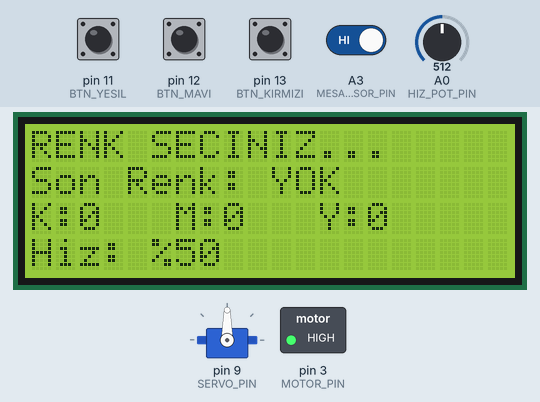
The sketch below on a simulated Arduino Uno, built with avr-gcc and run on an emulated ATmega328P. Shown: servo, 20×4 character LCD, switched loads named in the sketch (green lamp = pin HIGH). The inputs (shaded band) are chosen by the test bench; at power-on: A3 (MESAFE_SENSOR_PIN), pin 11 (BTN_YESIL), pin 12 (BTN_MAVI), pin 13 (BTN_KIRMIZI) HIGH, A0 (HIZ_POT_PIN) = 512.

Above: at 2.2 s.
2.3 s: pin 11 (BTN_YESIL) pulled LOW for 0.15 s
At 3.9 s:
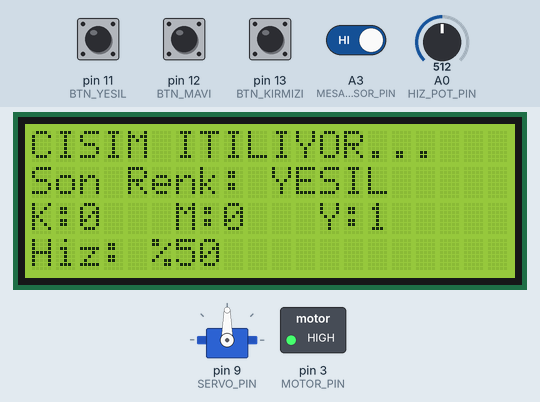
5.4 s: pin 13 (BTN_KIRMIZI) pulled LOW for 1 s
At 7.7 s:
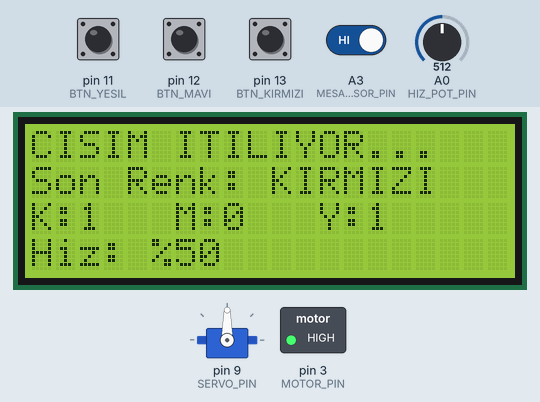
9.4 s: pin 12 (BTN_MAVI) pulled LOW for 0.15 s
At 10.4 s:
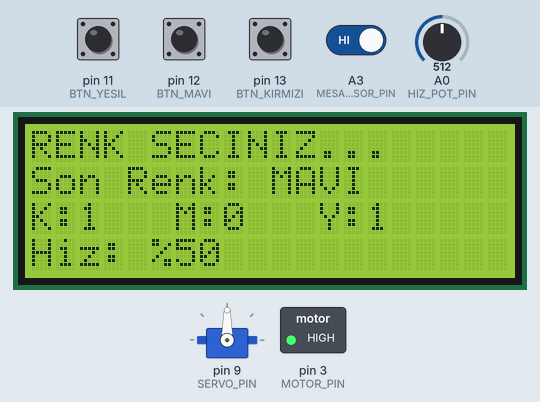
12.5 s: pin 11 (BTN_YESIL) pulled LOW for 1 s
At 13.3 s:
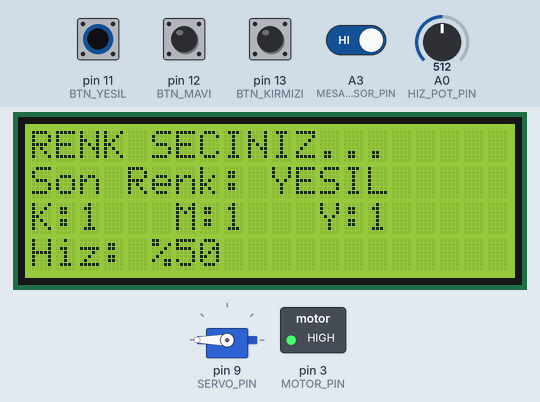
15.0 s: A3 (MESAFE_SENSOR_PIN) driven LOW
At 16.2 s:
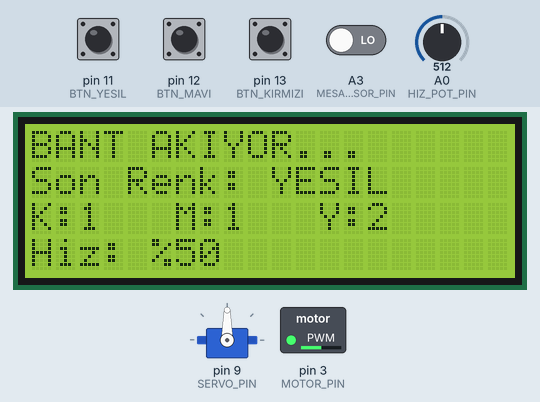
17.0 s: A0 (HIZ_POT_PIN) set to 306
At 17.7 s:
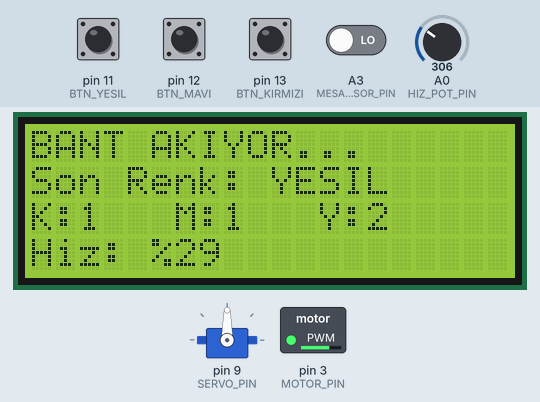
Timing chart, 0 to 19.5 s (numbered marks = the images above; inputs shaded):
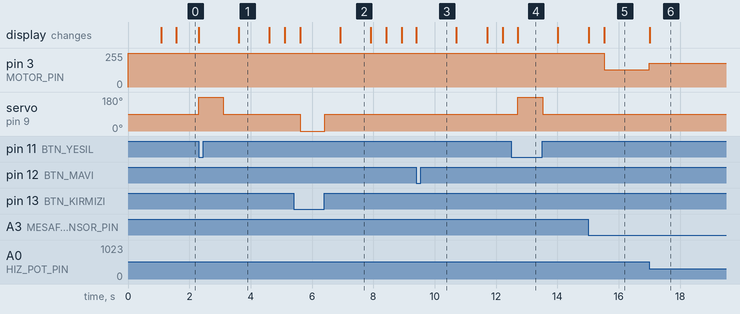

Measured:
- after the input at 2.3 s, servo on pin 9 (SERVO_PIN): 90° → 180° at once, → 90° 0.80 s later; the display: first changes at once (image 1 shows a later state)
- after the input at 5.4 s, servo on pin 9 (SERVO_PIN): 90° → 0° after 0.22 s, → 90° 0.80 s later; the display: first changes after 0.22 s (image 2 shows a later state)
- after the input at 9.4 s, the display: changes at once (image 3)
- after the input at 12.5 s, servo on pin 9 (SERVO_PIN): 90° → 180° after 0.22 s, → 90° 0.80 s later; the display: changes after 0.22 s (image 4)
- after the input at 15.0 s, pin 3 (MOTOR_PIN): 255/255 → 128/255 after 0.53 s; the display: first differs from a run without the input after 0.53 s (image 5)
- after the input at 17.0 s, pin 3 (MOTOR_PIN): 128/255 → 179/255 at once; the display: changes at once (image 6)
- what the display in image 1 shows lasts 1.0 s, from 3.6 s to 4.6 s

The sketch:

BANT.ino
```cpp
#include <Servo.h>
#include <LiquidCrystal.h>

// --- PIN TANIMLAMALARI ---
const int MOTOR_PIN         = 3;   // BC337 Transistör
const int MESAFE_SENSOR_PIN = A3;  // LogicState veya BUTON
const int HIZ_POT_PIN       = A0;  // Hız Potu
const int SERVO_PIN         = 9;   // Servo

// Butonlar
const int BTN_KIRMIZI = 13;
const int BTN_MAVI    = 12;
const int BTN_YESIL   = 11;

// LCD (Direkt Bağlantı: RS, E, D4, D5, D6, D7)
LiquidCrystal lcd(8, 7, 6, 5, 4, 2);

Servo ayiriciServo;

// Sayaçlar
int sayacKirmizi = 0;
int sayacMavi    = 0;
int sayacYesil   = 0;

void setup() {
  pinMode(MOTOR_PIN, OUTPUT);
  pinMode(MESAFE_SENSOR_PIN, INPUT);
  pinMode(HIZ_POT_PIN, INPUT);

  pinMode(BTN_KIRMIZI, INPUT_PULLUP);
  pinMode(BTN_MAVI, INPUT_PULLUP);
  pinMode(BTN_YESIL, INPUT_PULLUP);

  // Motoru Durdur (Ters Mantık: HIGH = Dur)
  analogWrite(MOTOR_PIN, 255);

  ayiriciServo.attach(SERVO_PIN);
  lcd.begin(20, 4);

  lcd.setCursor(0, 0);
  lcd.print("RENK AYIRICI");
  delay(1000);

  ayiriciServo.write(90); // Servo başlangıç konumu
  ekranSablonuYaz();
}

void loop() {
  // Okumalar
  int cisimSinyali = digitalRead(MESAFE_SENSOR_PIN);
  int hizPotDegeri = analogRead(HIZ_POT_PIN);

  // Hız Hesabı (Ters Mantık)
  int motorPWM = map(hizPotDegeri, 0, 1023, 255, 0);
  int yuzdeHiz = map(hizPotDegeri, 0, 1023, 0, 100);

  lcd.setCursor(0, 3);
  lcd.print("Hiz: %"); lcd.print(yuzdeHiz); lcd.print("   ");

  // --- NORMAL ÇALIŞMA ---
  // Cisim sinyali YOKSA motor dönsün
  if (cisimSinyali == 0) {
    analogWrite(MOTOR_PIN, motorPWM);
    lcd.setCursor(0, 0); lcd.print("BANT AKIYOR...    ");
  }

  // --- CİSİM ALGILAMA ---
  // Sensörden sinyal geldiği an (LogicState=1 veya Butona Basıldı)
  if (cisimSinyali == 1) {

    // 1. Motoru ANINDA Durdur
    analogWrite(MOTOR_PIN, 255);

    durumYaz("CISIM YAKALANDI!");
    delay(500);

    durumYaz("RENK SECINIZ...");

    // 2. Renk Seçimi Bekle
    bool islemTamam = false;
    while (!islemTamam) {
      if (digitalRead(BTN_KIRMIZI) == LOW) {
        renkIslemi("KIRMIZI", 0);
        sayacKirmizi++;
        islemTamam = true;
      }
      else if (digitalRead(BTN_MAVI) == LOW) {
        renkIslemi("MAVI   ", 90);
        sayacMavi++;
        islemTamam = true;
      }
      else if (digitalRead(BTN_YESIL) == LOW) {
        renkIslemi("YESIL  ", 180);
        sayacYesil++;
        islemTamam = true;
      }
    }

    sayaclariGuncelle();

    // --- BURASI DEĞİŞTİ ---
    // Artık sensörün 0 olmasını beklemiyoruz.
    // Varsayıyoruz ki servo vurduğu için cisim düştü.

    durumYaz("CISIM ITILIYOR...");
    delay(1000); // Cismin banttan düşmesi için sanal bekleme süresi

    // LogicState kullanıyorsan bu sırada elinle 0 yapmalısın.
    // Button kullanıyorsan zaten elini çekmişsindir, sorun olmaz.

    durumYaz("TEKRAR BASLIYOR");
    delay(500);
    // Döngü başa döner ve motor otomatik çalışır.
  }
}

// --- YARDIMCI FONKSİYONLAR ---
void ekranSablonuYaz() {
  lcd.clear();
  lcd.setCursor(0, 0); lcd.print("BANT AKIYOR...");
  lcd.setCursor(0, 1); lcd.print("Son Renk: YOK");
  lcd.setCursor(0, 2); lcd.print("K:0   M:0   Y:0");
}

void renkIslemi(String renkAdi, int aci) {
  lcd.setCursor(10, 1);
  lcd.print(renkAdi);

  ayiriciServo.write(aci); // İttir
  delay(800);              // Servo hızı için bekle
  ayiriciServo.write(90);  // Geri çekil
  delay(500);
}

void sayaclariGuncelle() {
  lcd.setCursor(2, 2); lcd.print(sayacKirmizi);
  lcd.setCursor(8, 2); lcd.print(sayacMavi);
  lcd.setCursor(14, 2); lcd.print(sayacYesil);
}

void durumYaz(String mesaj) {
  lcd.setCursor(0, 0);
  lcd.print(mesaj);
  for(int i=mesaj.length(); i<20; i++) lcd.print(" ");
}
```
